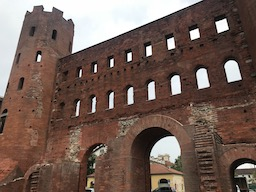
#> input picture assets/thorino.jpg, 256 x 192 px
$ jupyter execute 'Hough Line, Circle.ipynb'
#> lines starting #> are read from the running program, lines starting #| are printed output that depends on the picture; after the words box and inside, x2 and y2 are one past the last pixel; in counts of white or black regions, pixels touching at a corner belong together
[cell 1]
import cv2
import numpy as np
from matplotlib import pyplot as plt

[cell 2]
# Edge
img = cv2.imread("../assets/thorino.jpg")
#> img is the input picture: shape (192, 256, 3); mean B, G, R 85.6, 94.3, 114.5
gray = cv2.cvtColor(img, cv2.COLOR_BGR2GRAY)
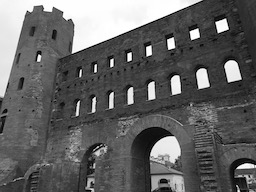
#> gray: shape (192, 256); min 0, max 255, mean 99.4
edges = cv2.Canny(gray, 100, 300, apertureSize=3)
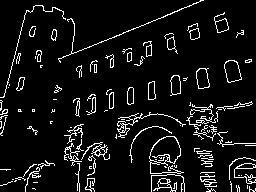
#> edges: shape (192, 256); 7.7% white in thin lines or dots
kernel = np.ones((5,5), np.uint8)
closing = cv2.morphologyEx(edges, cv2.MORPH_CLOSE, kernel)
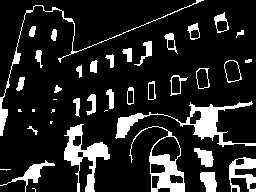
#> closing: shape (192, 256); 14.7% white; 40 white regions (8 under 20 px), largest, box (x1, y1, x2, y2) and area: (115, 101, 256, 147) 1402, (64, 124, 110, 192) 1087, (129, 126, 185, 192) 942
plt.imshow(closing, cmap="gray")

[cell 3]
# Draw Line
img2 = img.copy()
lines = cv2.HoughLines(closing,1,np.pi/180,10)
for rho,theta in lines[0]:
    a = np.cos(theta)
    b = np.sin(theta)
    x0 = a*rho
    y0 = b*rho
    x1 = int(x0 + 1000*(-b))
    y1 = int(y0 + 1000*(a))
    x2 = int(x0 - 1000*(-b))
    y2 = int(y0 - 1000*(a))

    cv2.line(img2,(x1,y1),(x2,y2),(0,0,255),2)
#> this loop made 1 pass
#> (rho, theta, a, b, x0, y0, x1, y1) on pass 1: (76, 1.19, 0.375, 0.927, 28.47, 70.47, -898, 445)
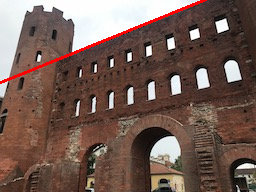
#> img2: shape (192, 256, 3); 1.32% of pixels changed, all inside (x1, y1, x2, y2) = (0, 0, 207, 84)

plt.imshow(img2[:,:,::-1])

[cell 4]
# Hough Line Probability
minLineLength = 120
maxLineGap = 10
# Draw Line
img3 = img.copy()
lines = cv2.HoughLinesP(closing, 1, np.pi/180, 10, minLineLength,maxLineGap)
#> lines = 88 rows, first 6: [91, 145, 107, 149], [67, 160, 81, 160], [208, 136, 212, 105], [229, 166, 252, 168], [149, 157, 169, 159], [201, 160, 211, 161]
for line in lines:
    x1, y1, x2, y2 = line[0]
    cv2.line(img3, (x1,y1), (x2,y2), (0,255,0), 2)
#> this loop made 88 passes
#> (x1, y1, x2, y2) on passes 1 to 12: (91, 145, 107, 149), (67, 160, 81, 160), (208, 136, 212, 105), (229, 166, 252, 168), (149, 157, 169, 159), (201, 160, 211, 161), (82, 150, 99, 156), (149, 160, 162, 164), (117, 130, 127, 131), (68, 135, 78, 125), (25, 172, 39, 173), (203, 180, 216, 183)
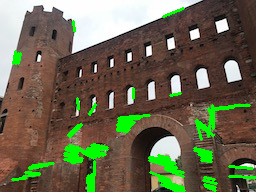
#> img3: shape (192, 256, 3); 6.71% of pixels changed, all inside (x1, y1, x2, y2) = (11, 7, 256, 192)

plt.imshow(img3[:,:,::-1])

[cell 5]
#  Hough Circle Probability
img4 = img.copy()
circles = cv2.HoughCircles(closing, cv2.HOUGH_GRADIENT, 1, 20, param1=50, param2=30, minRadius=0, maxRadius=0)
#> circles = [[79.5, 87.5, 73.1], [154.5, 75.5, 52.6], [157.5, 147.5, 34.6], [142.5, 191.5, 66.3], [115.5, 74.5, 37.3], [192.5, 190.5, 43], [53.5, 190.5, 33.8], [176.5, 100.5, 29.3]]
circles = np.uint16(np.around(circles))
#> circles = [[80, 88, 73], [154, 76, 53], [158, 148, 35], [142, 192, 66], [116, 74, 37], [192, 190, 43], [54, 190, 34], [176, 100, 29]]
# Draw Circle
for i in circles[0,:]:
    # draw the outer circle
    cv2.circle(img4,(i[0],i[1]),i[2],(0,255,0),2)
    # draw the center of the circle
    cv2.circle(img4,(i[0],i[1]),2,(0,0,255),3)
    plt.imshow(img4[:,:,::-1])
#> this loop made 8 passes
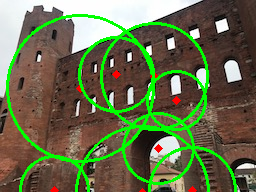
#> img4: shape (192, 256, 3); 10.95% of pixels changed, all inside (x1, y1, x2, y2) = (6, 14, 237, 192)
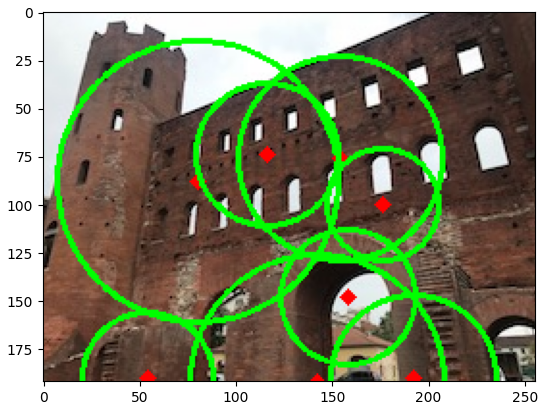
#> figure drawn by matplotlib, 1 panel

$ run again, with assets/imori.jpg copied over assets/thorino.jpg
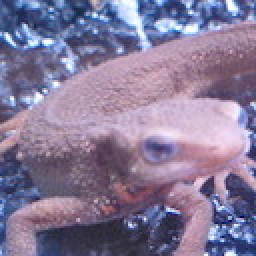
#> input picture assets/imori.jpg, 128 x 128 px (shown 2 times larger)
#> img is the input picture: shape (128, 128, 3); mean B, G, R 152.8, 121.8, 134.1
#> edges: shape (128, 128); 15.8% white in thin lines or dots
#> closing: shape (128, 128); 37% white; 2 white regions, box (x1, y1, x2, y2) and area: (0, 0, 128, 128) 5626, (55, 64, 111, 92) 439
#> the loop `for rho,theta in lines[0]:` made 1 pass
#> (rho, theta, a, b, x0, y0, x1, y1) on pass 1: (-6, 2.36, -0.707, 0.707, 4.24, -4.24, -702, -711)
#> after the loop `for rho,theta in lines[0]:`:
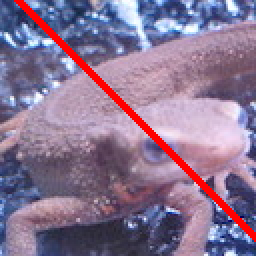
#> img2: shape (128, 128, 3) (shown 2 times larger); 3.63% of pixels changed, all inside (x1, y1, x2, y2) = (7, 0, 128, 121)
#> lines = 112 rows, first 6: [21, 44, 43, 34], [46, 16, 127, 3], [23, 30, 61, 21], [13, 24, 14, 10], [1, 127, 3, 88], [52, 16, 127, 8]
#> the loop `for line in lines:` made 112 passes
#> after the loop `for line in lines:`:
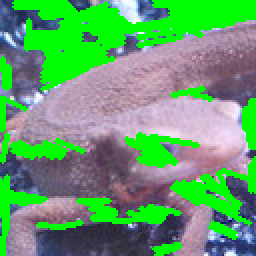
#> img3: shape (128, 128, 3) (shown 2 times larger); mean B, G, R 107.2, 159.9, 100.2
#> circles = None

$ run again, with assets/imori_1.jpg copied over assets/thorino.jpg
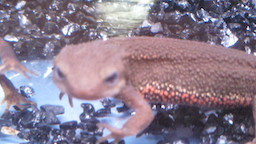
#> input picture assets/imori_1.jpg, 256 x 144 px
#> img is the input picture: shape (144, 256, 3); mean B, G, R 142.5, 124.8, 139.2
#> edges: shape (144, 256); 16.3% white in thin lines or dots
#> closing: shape (144, 256); 38% white; 10 white regions, largest, box (x1, y1, x2, y2) and area: (0, 0, 256, 91) 7083, (0, 65, 137, 144) 3900, (134, 77, 256, 144) 2486
#> the loop `for rho,theta in lines[0]:` made 1 pass
#> (rho, theta, a, b, x0, y0, x1, y1) on pass 1: (36, 1.57, -4.37e-08, 1, -1.57e-06, 36, -1000, 35)
#> after the loop `for rho,theta in lines[0]:`:
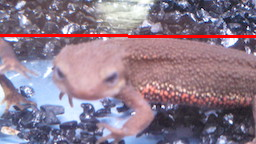
#> img2: shape (144, 256, 3); 2.08% of pixels changed, all inside (x1, y1, x2, y2) = (0, 34, 256, 38)
#> lines = 287 rows, first 6: [6, 108, 45, 109], [81, 107, 93, 100], [16, 22, 37, 25], [204, 22, 225, 0], [128, 27, 143, 27], [16, 27, 42, 37]
#> the loop `for line in lines:` made 287 passes
#> `circles = cv2.HoughCircles(closing, cv2.HOUGH_GRADIENT, 1, 20, param1=..`: circles = [[123.5, 105.5, 30.8], [85.5, 72.5, 36.8], [155.5, 143.5, 64.2]]
#> `circles = np.uint16(np.around(circles))`: circles = [[124, 106, 31], [86, 72, 37], [156, 144, 64]]
#> the loop `for i in circles[0,:]:` made 3 passes
#> `[cell 5]`:
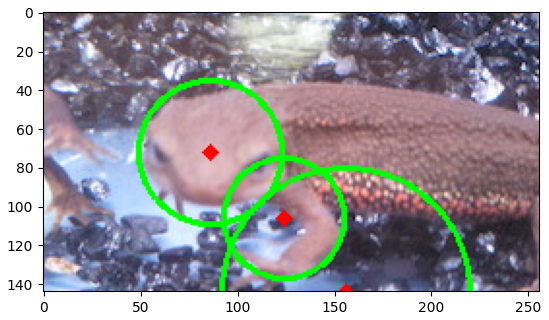
#> figure drawn by matplotlib, 1 panel
